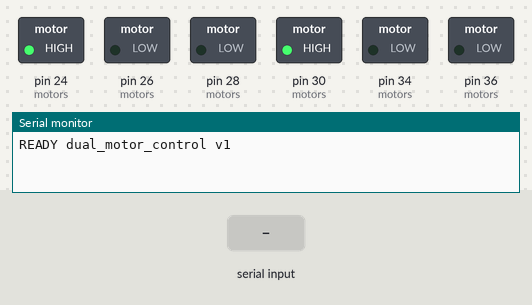
The sketch below on a simulated Arduino Mega 2560, built with avr-gcc and run on an emulated ATmega2560. Shown: switched loads named in the sketch (green lamp = pin HIGH), the last lines printed to the serial monitor. Inputs (shaded band) come from the test bench.

Above: at 1.2 s.
1.3 s: "A90\n" received over Serial
At 1.8 s:
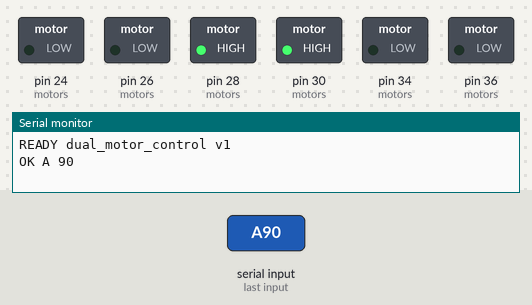
2.8 s: "X\n" received over Serial
At 4.0 s:
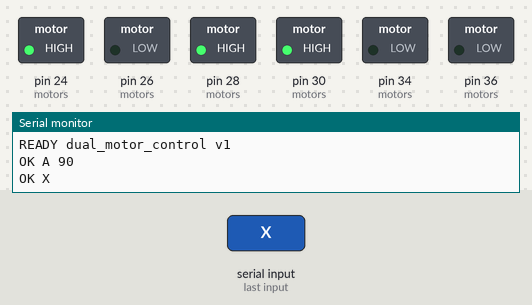
4.3 s: "B90\n" received over Serial
At 5.3 s:
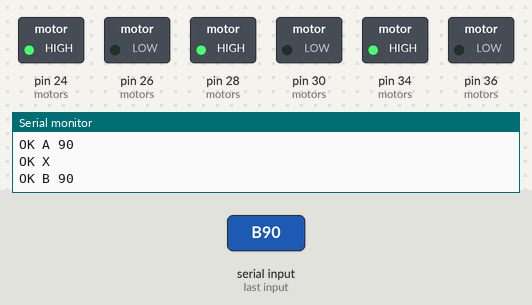
5.8 s: "A 45\n" received over Serial
At 6.4 s:
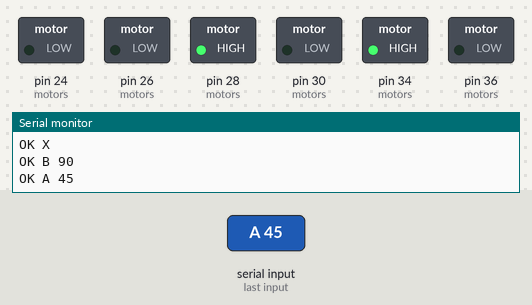
7.3 s: "X\n" received over Serial
At 8.5 s:
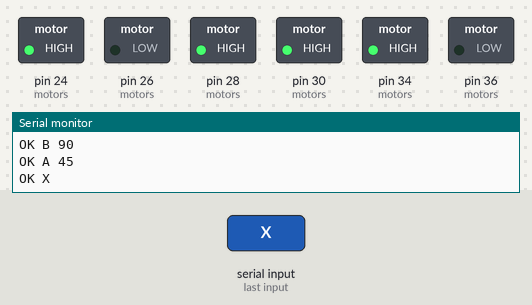
8.8 s: "A90\n" received over Serial
At 9.9 s:
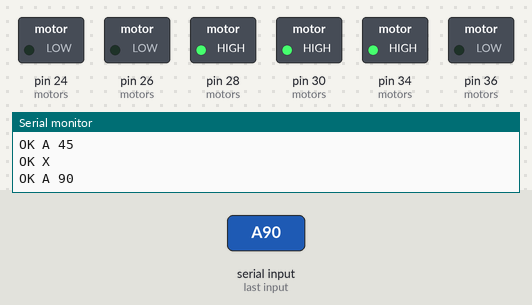
Timing chart, 0 to 11.3 s (numbered marks = the images above; inputs shaded):
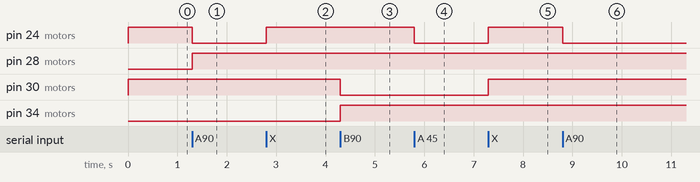

The sketch:

dual_motor_control.ino
```cpp
// Dual stepper control for an ATmega2560 3D-printer board (RAMPS 1.4 pinout).
// Drives two steppers in the E0 and E1 driver slots (A4988) with raw step
// pulses and non-blocking timing — both motors can move simultaneously.
//
// Flash with Arduino IDE / arduino-cli, board "Arduino Mega 2560".
// NOTE: this erases the printer's original Marlin firmware.
//
// Serial protocol (115200 baud, newline-terminated):
//   A <n> [sps]   move motor A (E0) n steps, negative = reverse;
//                 optional speed in steps/sec for this and later moves
//   B <n> [sps]   move motor B (E1) likewise
//   S <sps>       set shared move speed, 1-20000 steps/sec (default 1000)
//   R <m> <sps>   run motor m (0=A, 1=B) continuously at signed steps/sec;
//                 0 stops it (driver stays energized = holding torque)
//   E <m> <0|1>   0 = release driver (motor freewheels), 1 = energize
//   Q             query -> "OK Q <a_left> <b_left>" (-1 = running continuously)
//   X             stop both motors immediately and release both drivers
//   P             ping -> "OK PONG"
// Every command is acknowledged with "OK ..." or "ERR ...".
//
// A4988 ENABLE is active LOW. At 1/16 microstepping (typical default),
// 3200 steps = one revolution of a 1.8-degree stepper.

const uint16_t MAX_SPS = 20000;

struct Motor {
  uint8_t stepPin, dirPin, enPin;
  long remaining;            // steps left in a finite move
  bool continuous;
  unsigned long intervalUs;  // time between step pulses
  unsigned long lastStepUs;
  bool energized;
};

// RAMPS 1.4 convention: E0 = 26/28/24, E1 = 36/34/30 (STEP/DIR/ENABLE)
Motor motors[2] = {
  {26, 28, 24, 0, false, 1000, 0, false},
  {36, 34, 30, 0, false, 1000, 0, false},
};

uint16_t moveSpeed = 1000;  // steps/sec for finite moves

void energize(Motor &m, bool on) {
  m.energized = on;
  digitalWrite(m.enPin, on ? LOW : HIGH);  // active LOW
  if (!on) { m.remaining = 0; m.continuous = false; }
}

void stopMotor(Motor &m) {
  m.remaining = 0;
  m.continuous = false;
}

void startMove(Motor &m, long steps, uint16_t sps) {
  m.continuous = false;
  if (steps == 0) { m.remaining = 0; return; }
  energize(m, true);
  digitalWrite(m.dirPin, steps > 0 ? HIGH : LOW);
  m.remaining = steps > 0 ? steps : -steps;
  m.intervalUs = 1000000UL / sps;
  m.lastStepUs = micros();
}

void startRun(Motor &m, int sps) {
  if (sps == 0) { stopMotor(m); return; }
  energize(m, true);
  digitalWrite(m.dirPin, sps > 0 ? HIGH : LOW);
  m.continuous = true;
  m.remaining = 0;
  m.intervalUs = 1000000UL / (unsigned long)(sps > 0 ? sps : -sps);
  m.lastStepUs = micros();
}

void service(Motor &m, unsigned long now) {
  if (!m.energized) return;
  if (!m.continuous && m.remaining == 0) return;
  if (now - m.lastStepUs < m.intervalUs) return;
  m.lastStepUs = now;
  digitalWrite(m.stepPin, HIGH);
  delayMicroseconds(3);  // A4988 needs >= 1 us
  digitalWrite(m.stepPin, LOW);
  if (!m.continuous) m.remaining--;
}

// ---- serial command handling ----

char lineBuf[40];
uint8_t lineLen = 0;

// Parse up to two whitespace-separated integers after the command letter.
// Returns how many were found.
uint8_t parseArgs(char *p, long &a, long &b) {
  uint8_t n = 0;
  for (uint8_t i = 0; i < 2; i++) {
    while (*p == ' ') p++;
    if (*p != '-' && (*p < '0' || *p > '9')) break;
    (i == 0 ? a : b) = atol(p);
    n++;
    while (*p && *p != ' ') p++;
  }
  return n;
}

void handleLine(char *line) {
  char cmd = line[0];
  long a = 0, b = 0;
  uint8_t nargs = parseArgs(line + 1, a, b);

  switch (cmd) {
    case 'P':
      Serial.println(F("OK PONG"));
      break;

    case 'A':
    case 'B': {
      if (nargs < 1) { Serial.println(F("ERR need step count")); return; }
      if (nargs == 2) {
        if (b < 1 || b > MAX_SPS) { Serial.println(F("ERR speed 1-20000")); return; }
        moveSpeed = (uint16_t)b;
      }
      startMove(motors[cmd == 'A' ? 0 : 1], a, moveSpeed);
      Serial.print(F("OK ")); Serial.print(cmd); Serial.print(' '); Serial.println(a);
      break;
    }

    case 'S':
      if (nargs < 1 || a < 1 || a > MAX_SPS) { Serial.println(F("ERR speed 1-20000")); return; }
      moveSpeed = (uint16_t)a;
      Serial.print(F("OK S ")); Serial.println(moveSpeed);
      break;

    case 'R':
      if (nargs < 2 || a < 0 || a > 1 || b < -(long)MAX_SPS || b > (long)MAX_SPS) {
        Serial.println(F("ERR R <0|1> <-20000..20000>")); return;
      }
      startRun(motors[a], (int)b);
      Serial.print(F("OK R ")); Serial.print(a); Serial.print(' '); Serial.println(b);
      break;

    case 'E':
      if (nargs < 2 || a < 0 || a > 1 || (b != 0 && b != 1)) {
        Serial.println(F("ERR E <0|1> <0|1>")); return;
      }
      if (b) energize(motors[a], true); else energize(motors[a], false);
      Serial.print(F("OK E ")); Serial.print(a); Serial.print(' '); Serial.println(b);
      break;

    case 'Q':
      Serial.print(F("OK Q "));
      Serial.print(motors[0].continuous ? -1 : motors[0].remaining);
      Serial.print(' ');
      Serial.println(motors[1].continuous ? -1 : motors[1].remaining);
      break;

    case 'X':
      for (uint8_t i = 0; i < 2; i++) { stopMotor(motors[i]); energize(motors[i], false); }
      Serial.println(F("OK X"));
      break;

    default:
      Serial.println(F("ERR unknown cmd"));
  }
}

void setup() {
  Serial.begin(115200);
  for (uint8_t i = 0; i < 2; i++) {
    pinMode(motors[i].stepPin, OUTPUT);
    pinMode(motors[i].dirPin, OUTPUT);
    pinMode(motors[i].enPin, OUTPUT);
    digitalWrite(motors[i].stepPin, LOW);
    energize(motors[i], false);  // start released
  }
  Serial.println(F("READY dual_motor_control v1"));
}

void loop() {
  unsigned long now = micros();
  service(motors[0], now);
  service(motors[1], now);

  while (Serial.available()) {
    char c = Serial.read();
    if (c == '\n' || c == '\r') {
      if (lineLen > 0) {
        lineBuf[lineLen] = '\0';
        handleLine(lineBuf);
        lineLen = 0;
      }
    } else if (lineLen < sizeof(lineBuf) - 1) {
      lineBuf[lineLen++] = c;
    }
  }
}
```

Measured:
- after the input at 1.3 s, pin 24 (motors): HIGH → LOW at once; pin 28 (motors): LOW → HIGH at once
- after the input at 2.8 s, pin 24 (motors): LOW → HIGH at once
- after the input at 4.3 s, pin 30 (motors): HIGH → LOW at once; pin 34 (motors): LOW → HIGH at once
- after the input at 5.8 s, pin 24 (motors): HIGH → LOW at once
- after the input at 7.3 s, pin 24 (motors), pin 30 (motors): LOW → HIGH at once
- after the input at 8.8 s, pin 24 (motors): HIGH → LOW at once
